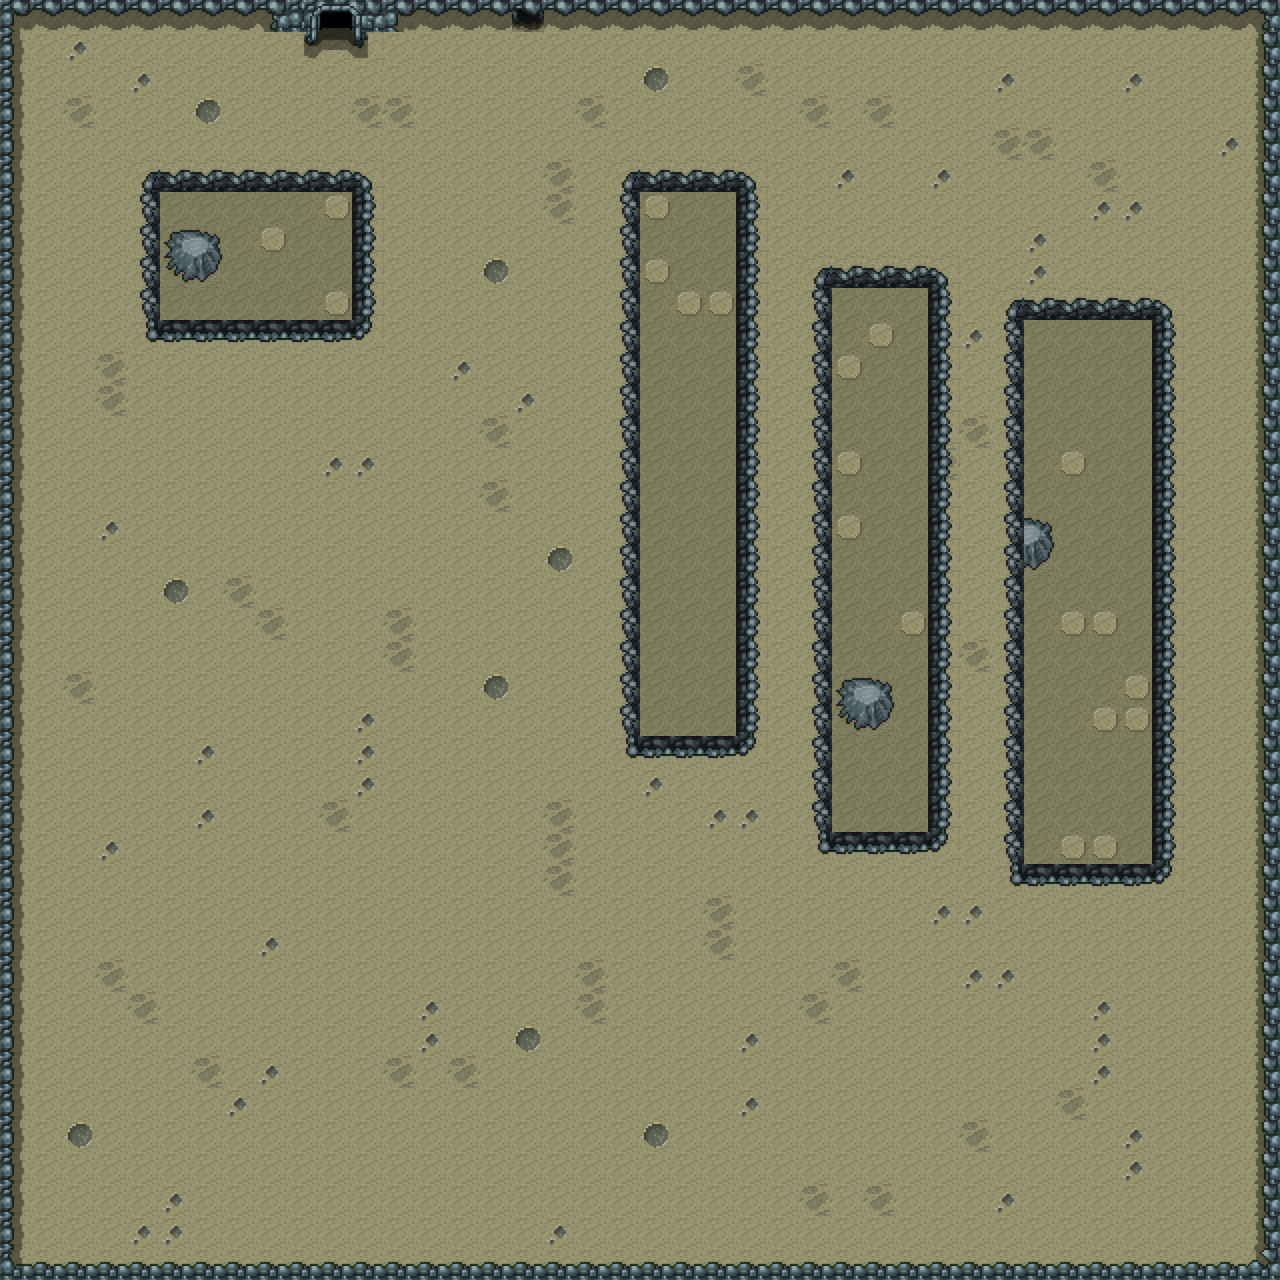

This game map was drawn from its Tiled (.tmx) file and the tilesets committed beside it. A one-line description and the trimmed map source follow:
An orthogonal 40x40 tile map with 32x32 px tiles, 4 tile layers (Pit, Pit Doodad, Floor, Walls).

<map version="1.0" orientation="orthogonal" width="40" height="40" tilewidth="32" tileheight="32">
 <tileset firstgid="1" name="cave" tilewidth="32" tileheight="32">
  <image source="../images/cave.png" width="480" height="256" />
 </tileset>
 <layer name="Pit" width="40" height="40">
  <properties>
   <property name="distance" value="2" />
  </properties>
  <data>[1600 cells, 1600 non-empty, 2 distinct tile ids]</data>
 </layer>
 <layer name="Pit Doodad" width="40" height="40">
  <properties>
   <property name="distance" value="2" />
  </properties>
  <data>[1600 cells, 68 non-empty, 4 distinct tile ids]</data>
 </layer>
 <layer name="Floor" width="40" height="40">
  <data>[1600 cells, 1406 non-empty, 5 distinct tile ids]</data>
 </layer>
 <layer name="Walls" width="40" height="40">
  <data>[1600 cells, 317 non-empty, 22 distinct tile ids]</data>
 </layer>
</map>
